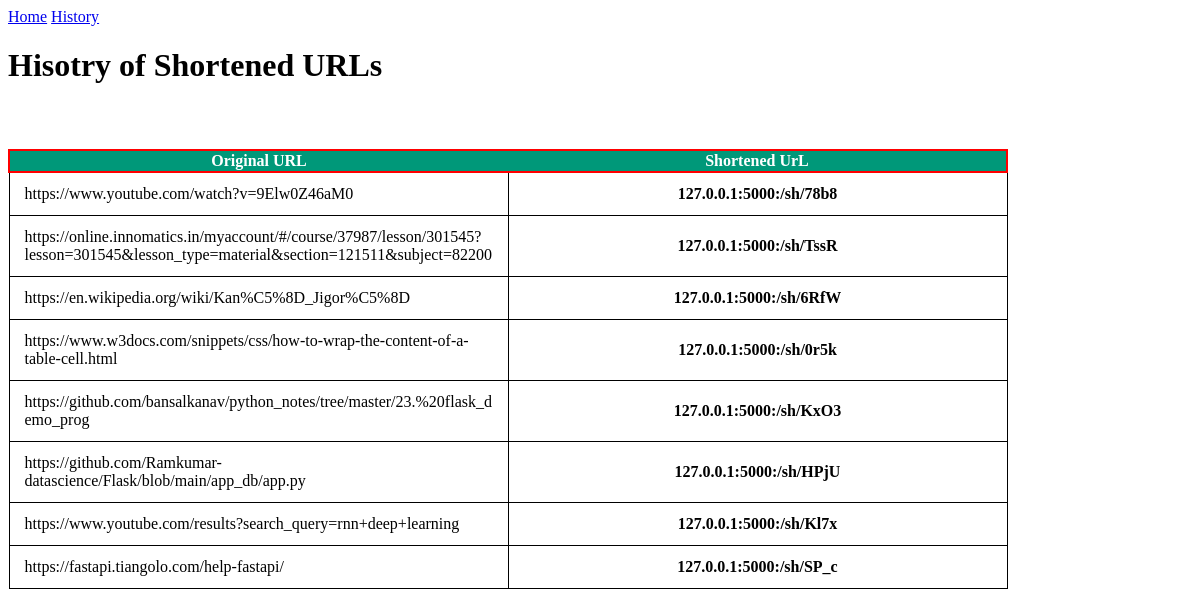
The app's page /history with its own data.
### app.py (models this page shows, shortened)
class UrlShortner(db.Model):
    __tablename__ ="URL_Table"
    id = db.Column(db.Integer, primary_key = True)
    original = db.Column(db.Text)
    Shortened = db.Column(db.Text)

### app.py (the view)
@app.route('/history')
def history_get():
    data = UrlShortner.query.all()
    return render_template('history.html', data=data)

### templates/history.html (shortened to what this page needs)
{% extends 'layout.html' %}
{% block body %}
<h1>Hisotry of Shortened URLs</h1>
<table>
<thead>
<tr>
<th >Original URL </th>
<th> Shortened UrL </th>
</tr>
</thead>
{% for i in data %}
        <tr>
            <td class = "original1">{{i.original}} </td>
            <td class ="shortened1"><b>127.0.0.1:5000:/sh/{{i.Shortened}}</b></td>
        </tr>
{% endfor %}
<br>
</table>
{% endblock %}

### templates/layout.html (shortened to what this page needs)
<!DOCTYPE html>
<html lang="en">
<head>
</head>
<body>
    <nav>
    <a href='/'>Home</a>
    <a href='/history'>History</a>
    </nav>
    {% block body %}
    {% endblock %}
</body>
</html>

### templates/history.html (style rules this page uses)
table { border-collapse: collapse; margin: 25px 0; width: 1000px; table-layout: fixed; border: 1px solid blue; }
thead { background-color:#009879; text-align: center; color: #ffffff; font-weight: bold; border:2px solid red; }
.original1 { word-wrap: break-word; padding: 12px 15px; border: 1px solid black; }
.shortened1 { text-align: center; border: 1px solid black; }

### records on screen
UrlShortner: original "https://www.youtube.com/watch?v=9Elw0Z46aM0", Shortened "78b8"
UrlShortner: original "https://online.innomatics.in/myaccount/#/course/37987/lesson/301545?lesson=301545&lesson_type=material&section=121511&subject=82200", Shortened "TssR"
UrlShortner: original "https://en.wikipedia.org/wiki/Kan%C5%8D_Jigor%C5%8D", Shortened "6RfW"
UrlShortner: original "https://www.w3docs.com/snippets/css/how-to-wrap-the-content-of-a-table-cell.html", Shortened "0r5k"
UrlShortner: original "https://github.com/bansalkanav/python_notes/tree/master/23.%20flask_demo_prog", Shortened "KxO3"
UrlShortner: original "https://github.com/Ramkumar-datascience/Flask/blob/main/app_db/app.py", Shortened "HPjU"
UrlShortner: original "https://www.youtube.com/results?search_query=rnn+deep+learning", Shortened "Kl7x"
UrlShortner: original "https://fastapi.tiangolo.com/help-fastapi/", Shortened "SP_c"
